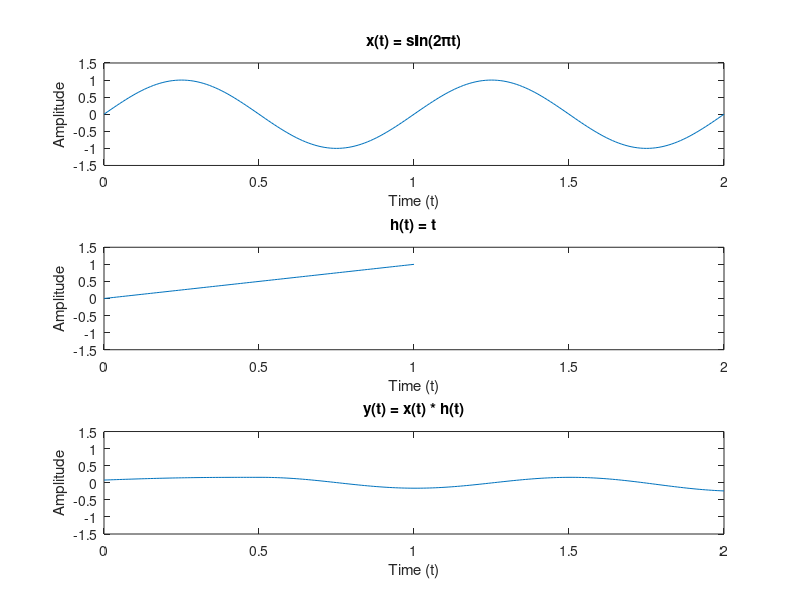

The MATLAB source for this figure:
% Define time vectors
t1 = 0:0.01:2;
t2 = 0:0.01:1;

% Define x(t) and h(t)
x = sin(2*pi*t1);
h = t2;

% Perform convolution
y = conv(x, h, 'same') * 0.01;

% Set axis limits
x_limits = [0 2];
y_limits = [-1.5 1.5];  % Adjust y-limits to include negative values

% Plot each signal and the convolution result
subplot(3,1,1); plot(t1, x); title('x(t) = sin(2πt)');
xlabel('Time (t)'); ylabel('Amplitude');
axis([x_limits y_limits]);

subplot(3,1,2); plot(t2, h); title('h(t) = t');
xlabel('Time (t)'); ylabel('Amplitude');
axis([x_limits y_limits]);

subplot(3,1,3); plot(t1, y(1:length(t1))); title('y(t) = x(t) * h(t)');
xlabel('Time (t)'); ylabel('Amplitude');
axis([x_limits y_limits]);
